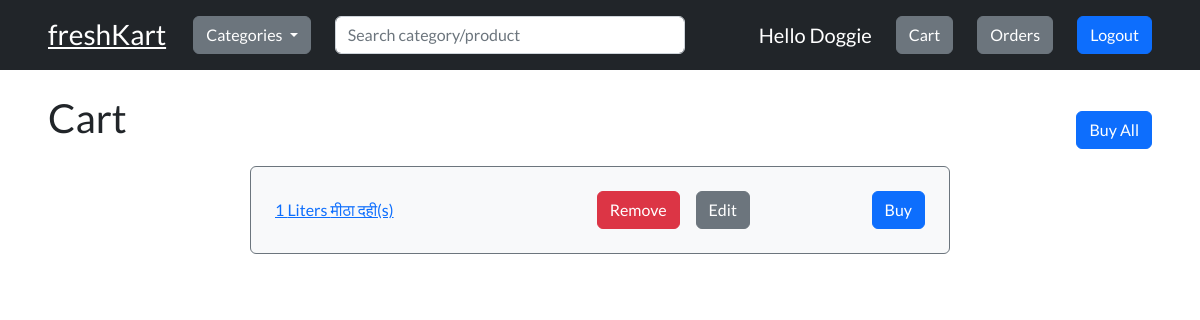
Page /cart/ (signed in) on the committed database.
### models/product.py (models this page shows, shortened)
class Product(db.Model):
    id = db.Column(db.Integer, primary_key=True)
    name = db.Column(db.String(200), nullable=False)
    description = db.Column(db.String(200), nullable=False)
    image = db.Column(db.String(200), nullable=False)
    manufacture_date = db.Column(db.DateTime, nullable=False)
    expiry_date = db.Column(db.DateTime, nullable=False)
    stock = db.Column(db.Integer, nullable=False)
    sold = db.Column(db.Integer, default=0)
    price = db.Column(db.Numeric(precision=10, scale=2), nullable=False)
    rate = db.Column(db.Enum(ProductRateTypes), default=ProductRateTypes.RUPEES)
    category = db.Column(db.Integer, db.ForeignKey("category.id"), nullable=False)
    status = db.Column(db.Enum(ProductStatus), default=ProductStatus.AVAILABLE)
    created_at = db.Column(db.DateTime, default=datetime.utcnow())
    updated_at = db.Column(
        db.DateTime, default=datetime.utcnow(), onupdate=datetime.utcnow()
    )

### routes/cart.py (the view)
@cart_bp.route("/", methods=["GET"])
def get_cart():
    return cart_get_controller(request=request)

### app.py (called while the page is built)
@app.context_processor
def inject_variable():
    user_is_logged_in = "id" in session
    user_is_admin = False
    categories_list = Category.query.order_by(Category.name.asc()).all()
    rates_list = [rate_type for rate_type in ProductRateTypes]
    if "role" in session and session["role"] == "ADMIN":
        user_is_admin = True
    return {
        "user_is_logged_in": user_is_logged_in,
        "user_is_admin": user_is_admin,
        "categories_list": categories_list,
        "session": session,
        "rates_list": rates_list,
    }

### templates/cart.html (shortened to what this page needs)
{% extends "./layouts/base.html" %}
{% block body %}
<main>
    <div class="d-flex justify-content-between align-items-center px-5">
        <h1 class="mb-4">Cart</h1>
        <div>{% include "components/buy/buy-all.html" %}</div>
    </div>
    {% if carts_list|length > 0 %}
    {% for cart_data in carts_list %}
    {% set product_name, product_id, index = cart_data["product_name"], cart_data["product_id"], loop.index %}
    <div class="rounded d-flex justify-content-between align-items-center bg-light p-4 mb-3 border border-secondary"
        style="max-width: 700px; margin: 0 auto;">
        <a style="width: 200px;" href="/product/{{cart_data['product_id']}}">{{cart_data.quantity}}
            {{cart_data.unit_type}} {{
            product_name }}(s)</a>
        <div class="d-flex gap-3">
            <div>{% include "components/cart/delete.html" %}</div>
            <div>{% include "components/cart/update.html" %}</div>
        </div>
        <div>{% include "components/buy/buy.html" %}</div>
    </div>
    {% endfor %}
    {% endif %}
</main>
{% endblock %}

### templates/components/cart/delete.html (shortened to what this page needs)
<div data-bs-toggle="modal" data-bs-target="#deleteCartItem{{cart_data.id}}">
    <div data-bs-toggle="modal" data-bs-target="#deleteCartItem{{cart_data.id}}">
        <button class="btn btn-danger edit-btn">Remove</button>
    </div>
</div>

### templates/components/cart/update.html (shortened to what this page needs)
<div data-bs-toggle="modal" data-bs-target="#editCartModal{{cart_data.id}}">
    <div data-bs-toggle="modal" data-bs-target="#editCartModal{{cart_data.id}}">
        <button class="btn btn-secondary">Edit</button>
    </div>
</div>

### templates/components/buy/buy.html (shortened to what this page needs)
<div data-bs-toggle="modal" data-bs-target="#buyCartModal{{cart_data.id}}">
    <div data-bs-toggle="modal" data-bs-target="#buyCartModal{{cart_data.id}}">
        <button class="btn btn-primary">Buy</button>
    </div>
</div>

### static/css/style.css (style rules this page uses)
body { font-family: "Lato", sans-serif; overflow-x: hidden; }

### rows in the picture
Product: {{ cart_data['product_id'] }} 2 (drawn), quantity "1", unit_type "Liters", name "मीठा दही"

### other values in the picture
{{ session.name }} "Doggie"
